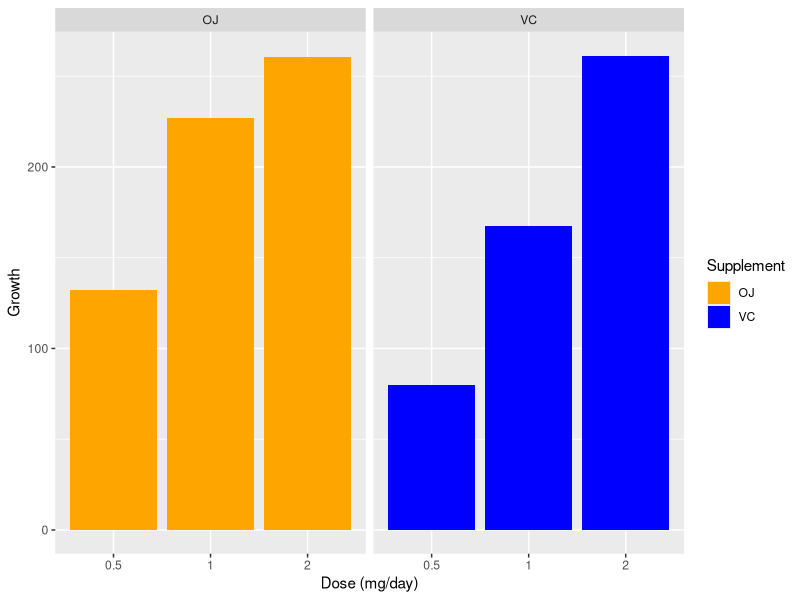

Write R code to recreate this figure.
## ---- chunk 1
library(datasets)
data("ToothGrowth")
str(ToothGrowth)
## ---- chunk 2
library(dplyr)
library(ggplot2)
sumTG <- ToothGrowth %>% group_by(supp, dose) %>% summarise(Growth = sum(len))
g5 <- ggplot(sumTG, aes(x = as.factor(dose), y = Growth, fill = supp)) + geom_bar(stat = "identity")
g5 <- g5 + facet_grid(. ~ supp) + 
    scale_fill_manual(values = c("orange", "blue")) + 
    labs(x = "Dose (mg/day)", y = "Growth", fill = "Supplement")
g5
## ---- chunk 3
g1 <- filter(ToothGrowth, supp == "OJ")$len
g2 <- filter(ToothGrowth, supp == "VC")$len
t.test(g1, g2, paired = FALSE, var.equal = FALSE)$p.value
t.test(g1, g2, paired = FALSE, var.equal = FALSE)$conf.int
## ---- chunk 4
# split the 0.5mg and 1mg doses from the 2mg dose
lowDose1 <- g1[1:20]
lowDose2 <- g2[1:20]
t.test(lowDose1, lowDose2, paired = FALSE, var.equal = FALSE)$p.value
t.test(lowDose1, lowDose2, paired = FALSE, var.equal = FALSE)$conf
# test the 2mg dose group
highDose1 <- g1[21:30]
highDose2 <- g2[21:30]
t.test(highDose1, highDose2, paired = FALSE, var.equal = FALSE)$p.value
t.test(highDose1, highDose2, paired = FALSE, var.equal = FALSE)$conf
